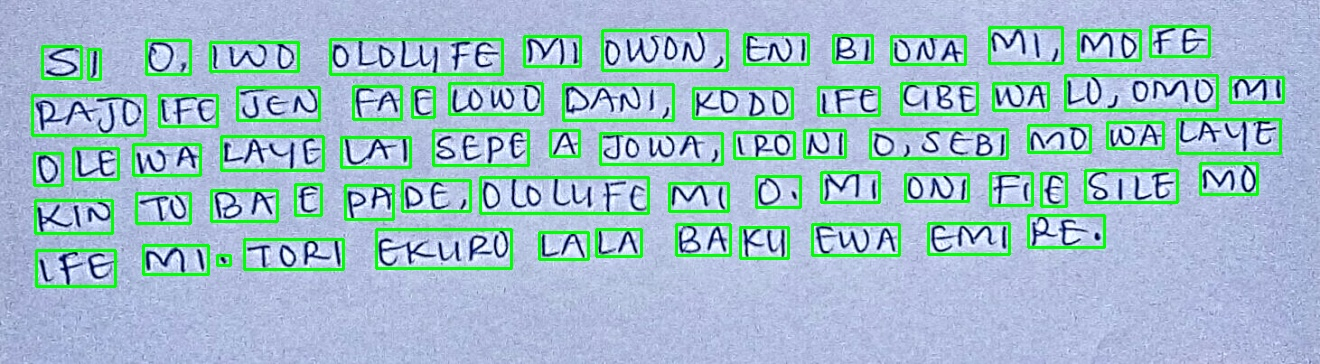
#> input picture My Project/Word Segmentation/Results/segmented image.jpg, 1320 x 364 px, given in place of R, which was not available
$ python -i word_seg.py   (imports and definitions only)
#> lines starting #> are read from the running program, lines starting #| are printed output that depends on the picture; after the words box and inside, x2 and y2 are one past the last pixel; in counts of white or black regions, pixels touching at a corner belong together; pictures that were not available may be replaced by others from this repository, and a replacement may not be noted
import cv2
import numpy as np
import os
import sys
import cv2 as cv

def show_wait_destroy(winname, img):
    cv.namedWindow(winname, cv.WINDOW_NORMAL)
    cv.resizeWindow(winname, 600, 600)
    cv.imshow(winname, img)
    cv.waitKey(0)
    cv.destroyWindow(winname)
def main(argv):
    # [load_image]
    # Check number of arguments
#> called with argv = 'Results/segmented image.jpg'
    if len(argv) < 1:
        print ('Not enough parameters')
        print ('Usage:\nmorph_lines_detection.py < path_to_image >')
        return -1
    # Load the image
    src = cv.imread(argv[0], cv.IMREAD_COLOR)
#> src is the input picture: shape (364, 1320, 3); mean B, G, R 200.9, 191.5, 159.4
    src = cv.detailEnhance(src, sigma_s=10, sigma_r=0.15)
    height = src.shape[0]
#> height = 364
    width = src.shape[1]
#> width = 1320
    src = cv.resize(src, dsize =(1320, int(1320*height/width)), interpolation = cv.INTER_AREA)
    # Check if image is loaded fine
    if src is None:
        print ('Error opening image: ' + argv[0])
        return -1
    # Show source image
    show_wait_destroy("Imported Image", src)
    # [load_image]
    # [gray]
    # Transform source image to gray if it is not already
    print('Image processing Started...')
#------------------------------------------------------------VERTICAL LINES----------------------------------------------------------------
    print('Removing Vertical Lines...')
    if len(src.shape) != 2:
        gray = cv.cvtColor(src, cv.COLOR_BGR2GRAY)
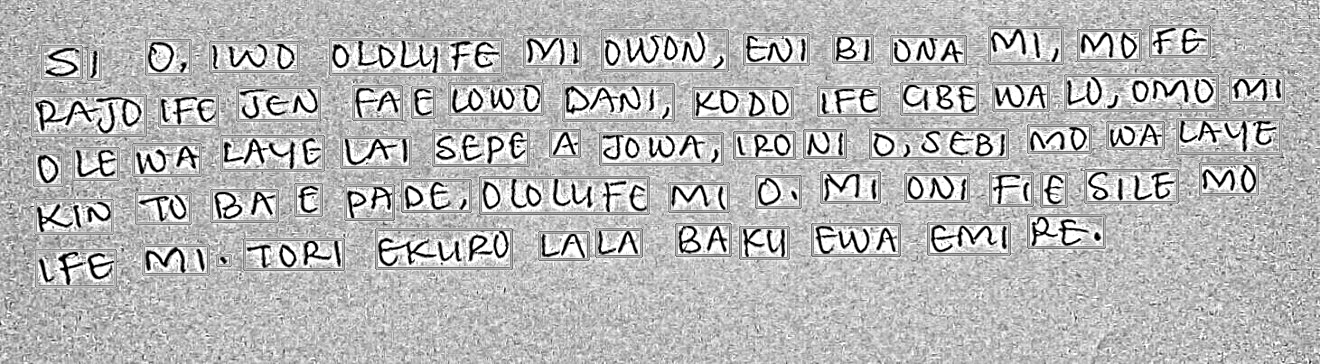
#> gray: shape (364, 1320); min 0, max 255, mean 184
    else:
        gray = src
    # Show gray image
    show_wait_destroy("gray", gray)
    # [gray]
    # [bin]
    # Apply adaptiveThreshold at the bitwise_not of gray, notice the ~ symbol
    gray = cv.bitwise_not(gray)
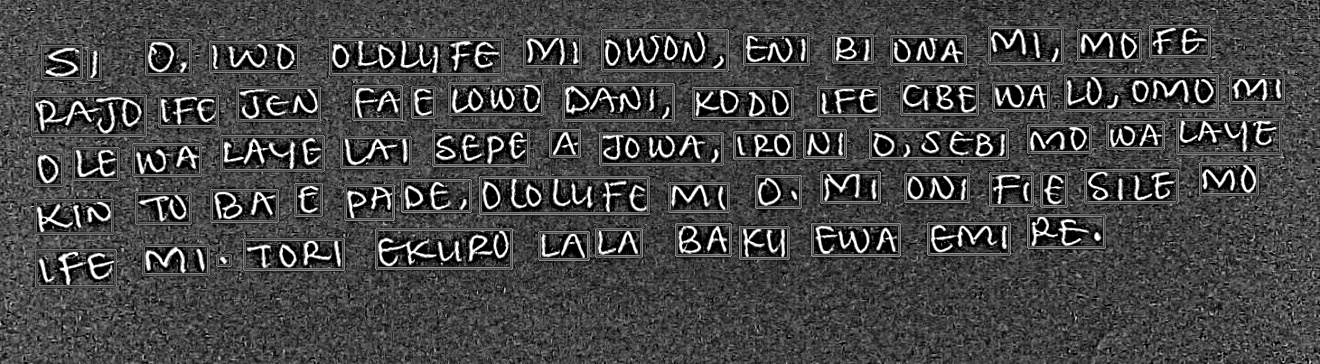
#> gray: shape (364, 1320); min 0, max 255, mean 71
    bw = cv.adaptiveThreshold(gray, 255, cv.ADAPTIVE_THRESH_MEAN_C, \
                                cv.THRESH_BINARY, 15, -2)
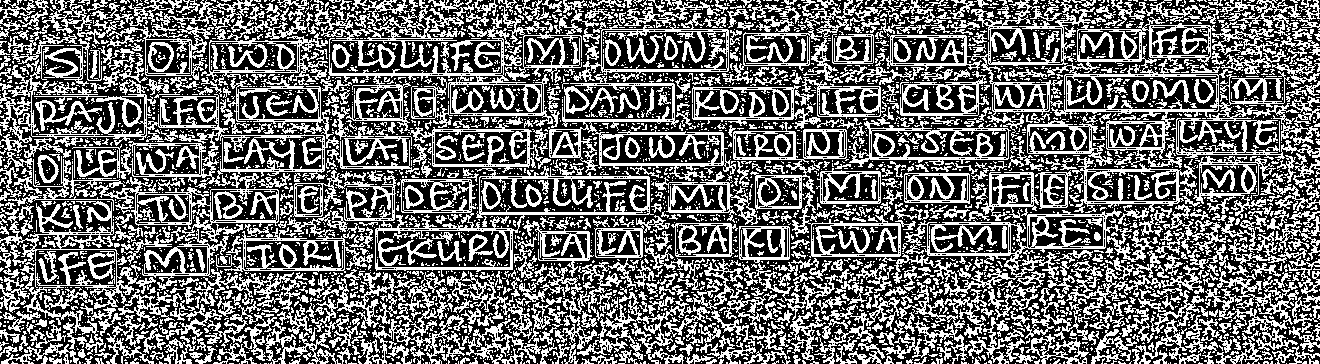
#> bw: shape (364, 1320); 42.3% white in thin lines or dots
    # Show binary image
    # [bin]
    # [init]
    # Create the images that will use to extract the horizontal and vertical lines
    vertical = np.copy(bw)

    rows = vertical.shape[0]
#> rows = 364
    verticalsize = rows // 30
#> verticalsize = 12
    # Create structure element for extracting vertical lines through morphology operations
    verticalStructure = cv.getStructuringElement(cv.MORPH_RECT, (1, verticalsize))
#> verticalStructure = [1, 1, 1, 1, 1, 1, 1, 1, 1, 1, 1, 1]
    # Apply morphology operations
    vertical = cv.erode(vertical, verticalStructure)
#> vertical: shape (364, 1320); 2.1% white in thin lines or dots
    vertical = cv.dilate(vertical, verticalStructure)
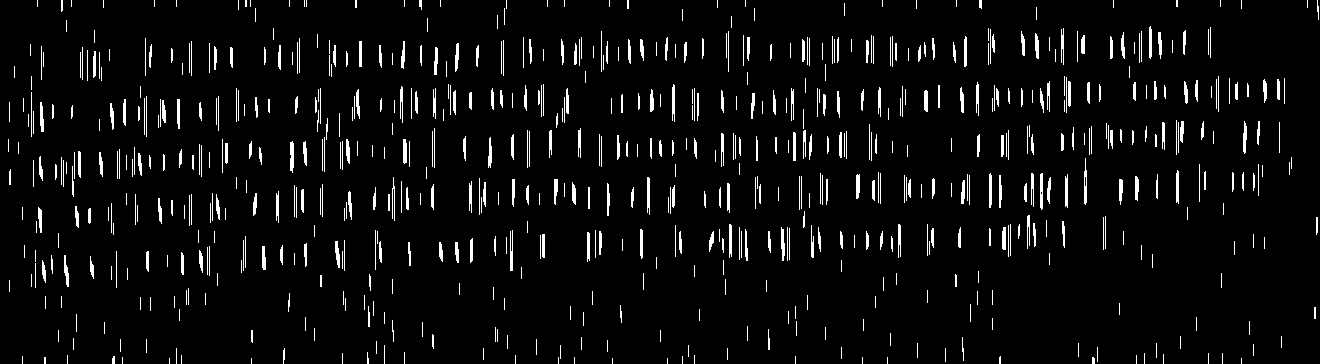
#> vertical: shape (364, 1320); 4.9% white in thin lines or dots
    # Show extracted vertical lines
    show_wait_destroy("vertical", vertical)
    contours, hierarchy = cv.findContours(vertical, cv.RETR_EXTERNAL, cv.CHAIN_APPROX_NONE)
#> contours = 721 contours, 524 with area under 20; largest, box (x1, y1, x2, y2) and area: (290, 141, 294, 173) 79, (1040, 173, 1043, 210) 70, (403, 139, 407, 164) 66, (1084, 158, 1087, 205) 66, (856, 174, 860, 199) 64
    #mask = np.ones(src.shape[:2], dtype=src.dtype) * 255
    im2 = src.copy()
    color = [255, 255, 255]
    for cnt in contours:
        cv.fillPoly(im2, cnt, color)
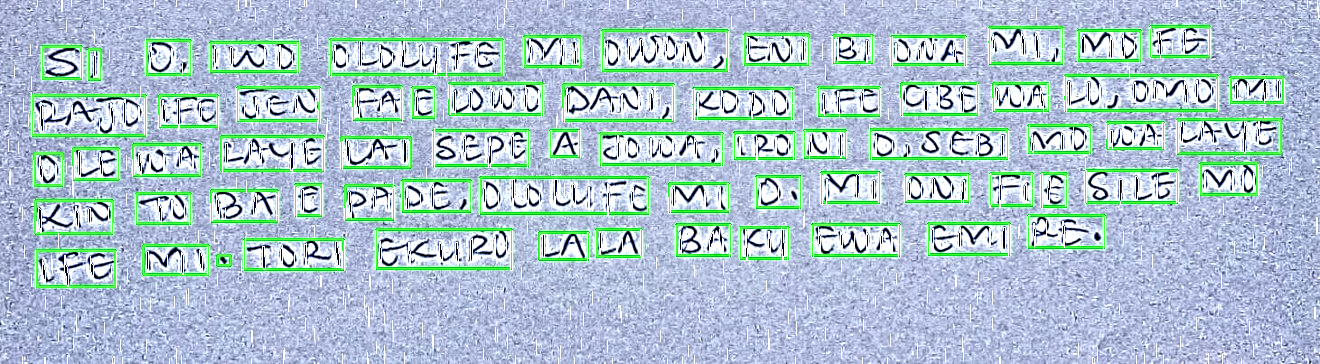
#> im2: shape (364, 1320, 3); mean B, G, R 205.9, 197, 171.1
   # [5 lines of commented-out code are left out]
    show_wait_destroy("im2", im2)
    #masked = cv.bitwise_and(src, src, mask=mask)
    #show_wait_destroy("vertical_masked", masked)
    #cv.imwrite("vertical_mask.jpg", masked)
    show_wait_destroy("vertical_lines_removed", im2)
    cv.imwrite("Results/vertical_lines_removed.jpg", im2)
#---------------------------------------------------HORIZONTAL LINE--------------------------------------------------------------------------
    print('Removing Horizontal Lines...')
    img = cv.imread("Results/vertical_lines_removed.jpg", 1)
    # [gray]
    # [bin]
    # Apply adaptiveThreshold at the bitwise_not of gray, notice the ~ symbol
    # Show binary image
    # [bin]
    # [init]
    # Create the images that will use to extract the horizontal and vertical lines
    horizontal = np.copy(bw)
    # [init]
    # [horiz]
    # Specify size on horizontal axis
    cols = horizontal.shape[1]
    horizontal_size = cols // 30
    # Create structure element for extracting horizontal lines through morphology operations
    horizontalStructure = cv.getStructuringElement(cv.MORPH_RECT, (horizontal_size, 1))
    # Apply morphology operations
    horizontal = cv.erode(horizontal, horizontalStructure)
#> horizontal: shape (364, 1320); 1.4% white in thin lines or dots, all inside (x1, y1, x2, y2) = (54, 25, 1263, 286)
    horizontal = cv.dilate(horizontal, horizontalStructure)
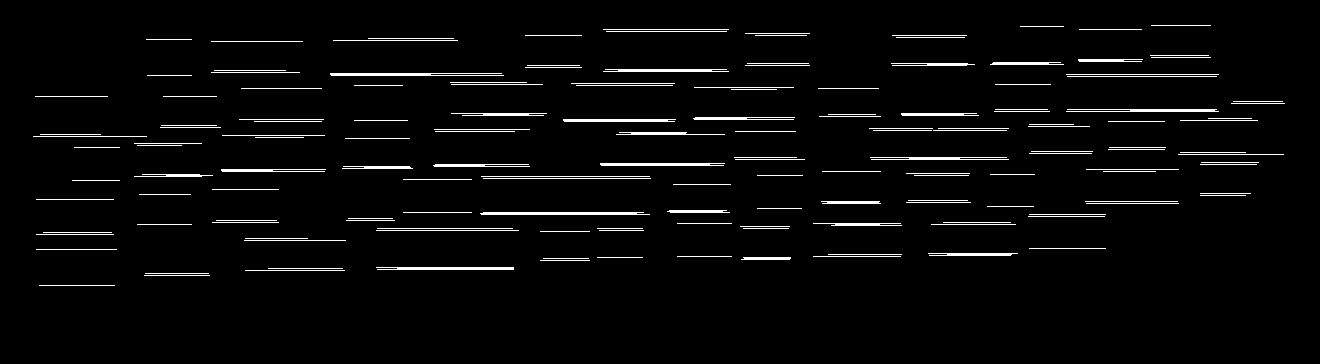
#> horizontal: shape (364, 1320); 3.3% white in thin lines or dots, all inside (x1, y1, x2, y2) = (33, 25, 1285, 286)
    # Show extracted horizontal lines
    show_wait_destroy("horizontal", horizontal)
    contours, hierarchy = cv.findContours(horizontal, cv.RETR_EXTERNAL, cv.CHAIN_APPROX_NONE)
#> contours = 160 contours, 136 with area under 20; largest, box (x1, y1, x2, y2) and area: (480, 212, 650, 215) 310, (376, 267, 514, 270) 233, (600, 163, 725, 166) 218, (563, 119, 676, 122) 208, (330, 73, 504, 76) 200
#    conts = imutils.grab_contours(contours)
    im2 = img.copy()
    #mask = np.ones(im2.shape[:2], dtype=im2.dtype) * 255
    #stencil = np.zeros(im2.shape).astype(im2.dtype)
    color = [255, 255, 255]
    for cnt in contours:
        cv.fillPoly(im2, cnt, color)
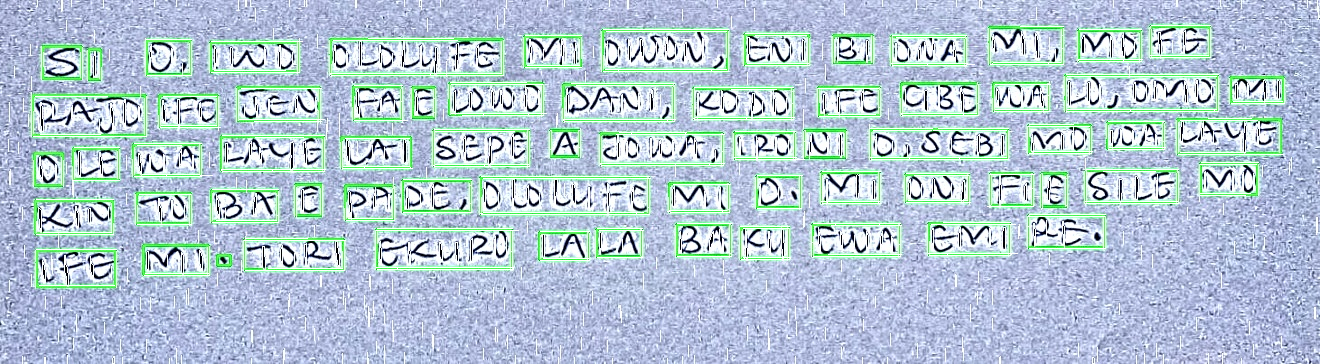
#> im2: shape (364, 1320, 3); mean B, G, R 210.3, 198, 177.2
    show_wait_destroy("Horizontal Lines Removed", im2)
    cv.imwrite("Results/full_lines_removed_image.jpg", im2)
#--------------------------------------------------------------WORD SEGMENTATION---------------------------------------------------------------
    print('Initiating Structuring and Morphing Sequence...')
    print("\n........Program Initiated.......\n")
    img = cv.imread('Results/full_lines_removed_image.jpg', cv.IMREAD_COLOR)
    if len(img.shape) != 2:
        gray = cv.cvtColor(img, cv.COLOR_BGR2GRAY)
    else:
        gray = img
    #gray = cv.blur(gray,(5,5))
    #gray = cv.GaussianBlur(gray,(2,2), 0)
    gray = cv.bilateralFilter(gray,9,75,75)
    print("Applying OTSU THRESHOLD")
    ret,thresh = cv.threshold(gray, 100, 255,cv.THRESH_OTSU|cv.THRESH_BINARY_INV)
    kernel = cv2.getStructuringElement(cv2.MORPH_RECT,(5,3))
    dilation = cv2.dilate(thresh,kernel,iterations=4)
    erode = cv2.erode(dilation,kernel,iterations=2)
    final_thr = cv2.morphologyEx(erode, cv2.MORPH_CLOSE, kernel)
    show_wait_destroy("dilation", dilation)
    cv.imwrite("Results/dilation.jpg", dilation)
    show_wait_destroy("erosion", erode)
    cv.imwrite("Results/erosion.jpg", erode)
    show_wait_destroy("Morph_Close", final_thr)
#-------------Word segmenting------------#
    chr_img = src.copy()
    cont_img = src.copy()
    contours, hierarchy = cv2.findContours(final_thr,cv2.RETR_EXTERNAL,cv2.CHAIN_APPROX_NONE)
    cv2.drawContours(cont_img, contours, -1, (255,0,255), 3)
    show_wait_destroy("contour", cont_img)
    cv.imwrite("Results/contour.jpg", cont_img)


    image_number = 0
    for cnt in contours:
        if cv2.contourArea(cnt) > 50:
            cnt = cv2.convexHull(cnt)
            x,y,w,h = cv2.boundingRect(cnt)
            ROI = chr_img[y:(y+h), x:(x+w)]
            #ROI = cv2.detailEnhance(ROI, sigma_s=100, sigma_r=0.90)
            show_wait_destroy("ROI", ROI)
            cv2.imwrite("Results/ROI/ROI_{}.png".format(image_number), ROI)
            image_number += 1
            cv2.rectangle(chr_img,(x,y),(x+w,y+h),(0,255,0),2)

    show_wait_destroy("segmented_image", chr_img)
    cv.imwrite("Results/segmented image.jpg", chr_img)
    return 0

# [2 lines not run here, left out]

>>> result = main('Results/segmented image.jpg')
